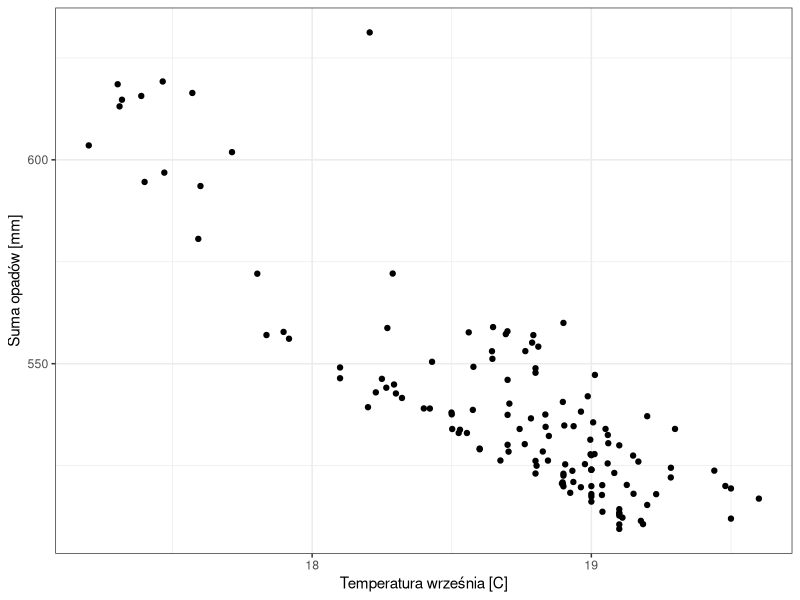
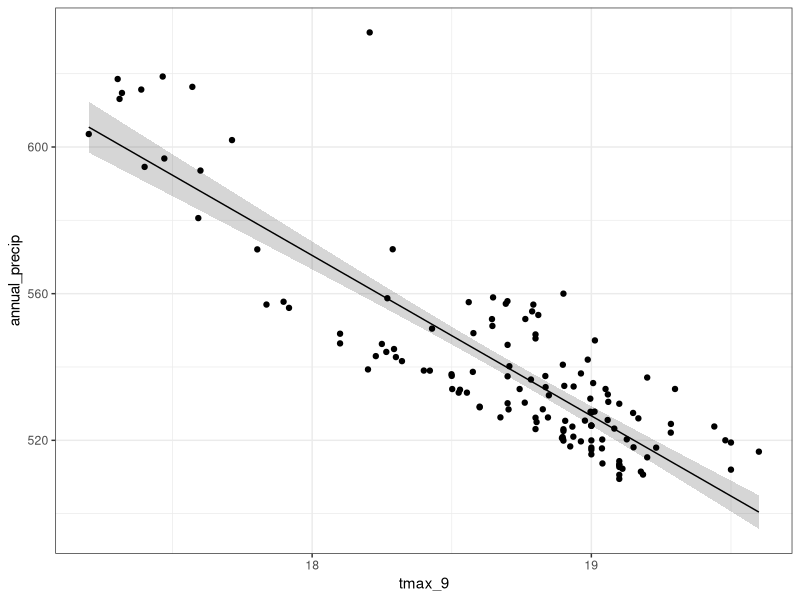
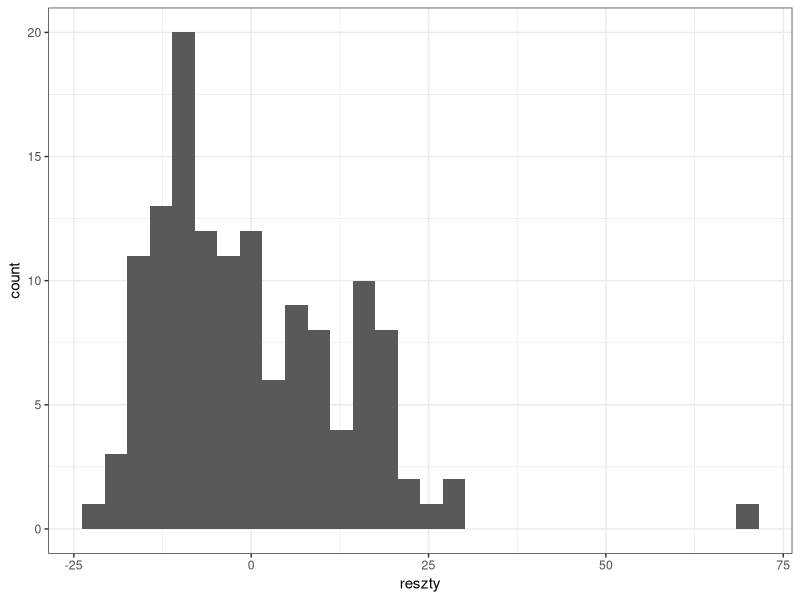
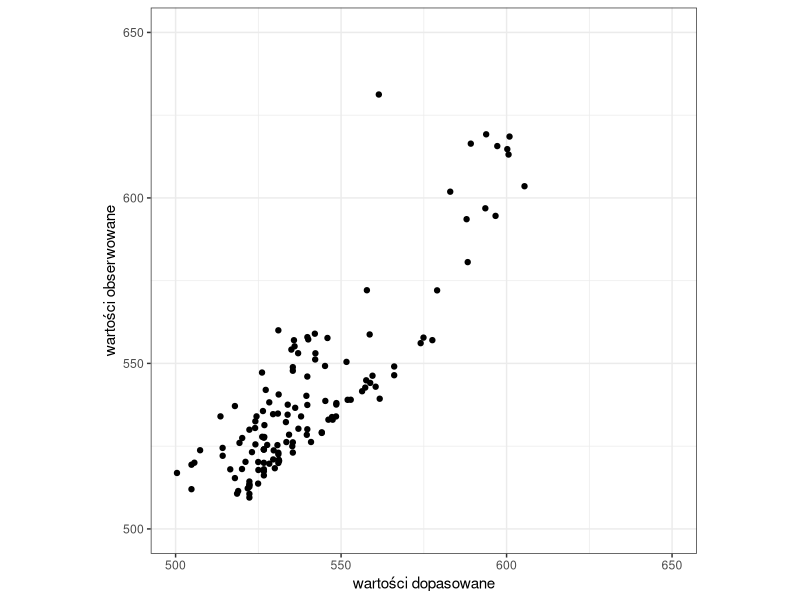

Source code (R) for these figures, in order:
## ---- chunk 1
pomiary_pol = read.csv("data/pomiary_pol.csv")
pomiary_wlkp = subset(pomiary_pol, wojewodztwo == "wielkopolskie")
head(pomiary_wlkp)
## ---- chunk 2
library(ggplot2)
ggplot(pomiary_wlkp, aes(x = tmax_9, y = annual_precip)) + 
  geom_point() + 
  labs(x = "Temperatura września [C]", y = "Suma opadów [mm]") + 
  theme_bw()
## ---- chunk 3
cor(x = pomiary_wlkp$tmax_9, y = pomiary_wlkp$annual_precip, use = "complete.obs", method = "pearson")
## ---- chunk 4
lm1 = lm(annual_precip ~ tmax_9, data = pomiary_wlkp)
## ---- chunk 5
lm1
## ---- chunk 6
lm1$coefficients
## ---- chunk 7
summary(lm1)
## ---- chunk 8
lm1$call
## ---- chunk 9
smr = summary(lm1)
smr$coefficients
## ---- chunk 10
#ramka danych zawierająca dane użyte do budowy modelu
model_df <- lm1$model
## ---- chunk 11
#reszty - różnica między warrtością obserwowaną Y a wartością oszacowaną z modelu Ŷ. 
model_df$reszty <- lm1$residuals
## ---- chunk 12
#wartości oszacowane przez model
model_df$fitted <-  lm1$fitted.values
## ---- chunk 13
head(model_df)
## ---- chunk 14
library(broom); library(ggplot2)
lm1_df = augment(lm1, se_fit = TRUE)
ggplot(lm1_df, aes(tmax_9, annual_precip)) + 
    geom_ribbon(aes(ymin = .fitted - 1.96 * .se.fit, 
                    ymax = .fitted + 1.96 * .se.fit), alpha = 0.2) +
    geom_line(aes(tmax_9, .fitted)) + geom_point() + theme_bw()
## ---- chunk 15
library(ggplot2)
ggplot(model_df, aes(x = reszty)) + 
  geom_histogram() +
  theme_bw()
## ---- chunk 16
ggplot(model_df, aes(x = fitted, y = annual_precip)) + 
  geom_point() + 
  labs(x = "wartości dopasowane", y = "wartości obserwowane") + 
  xlim(500, 650) + ylim(500, 650) + 
  coord_fixed(ratio=1) + 
  theme_bw()
## ---- chunk 17
lm1$coefficients[[1]] + lm1$coefficients[[2]] * 10
## ---- chunk 18
#new to data.frame zawierajaca zmienne niezależne (objasniajace)
new <- data.frame(tmax_9 = c(10))
p <- predict(lm1, new)
p
## ---- chunk 19
predict(lm1, newdata = data.frame(tmax_9 = seq(15, 25, 1)))
## ---- chunk 20
lm2 = lm(annual_precip ~ tmax_9 + tmin_9, data = pomiary_wlkp)
summary(lm2)
## ---- chunk 21
AIC(lm1, lm2)
